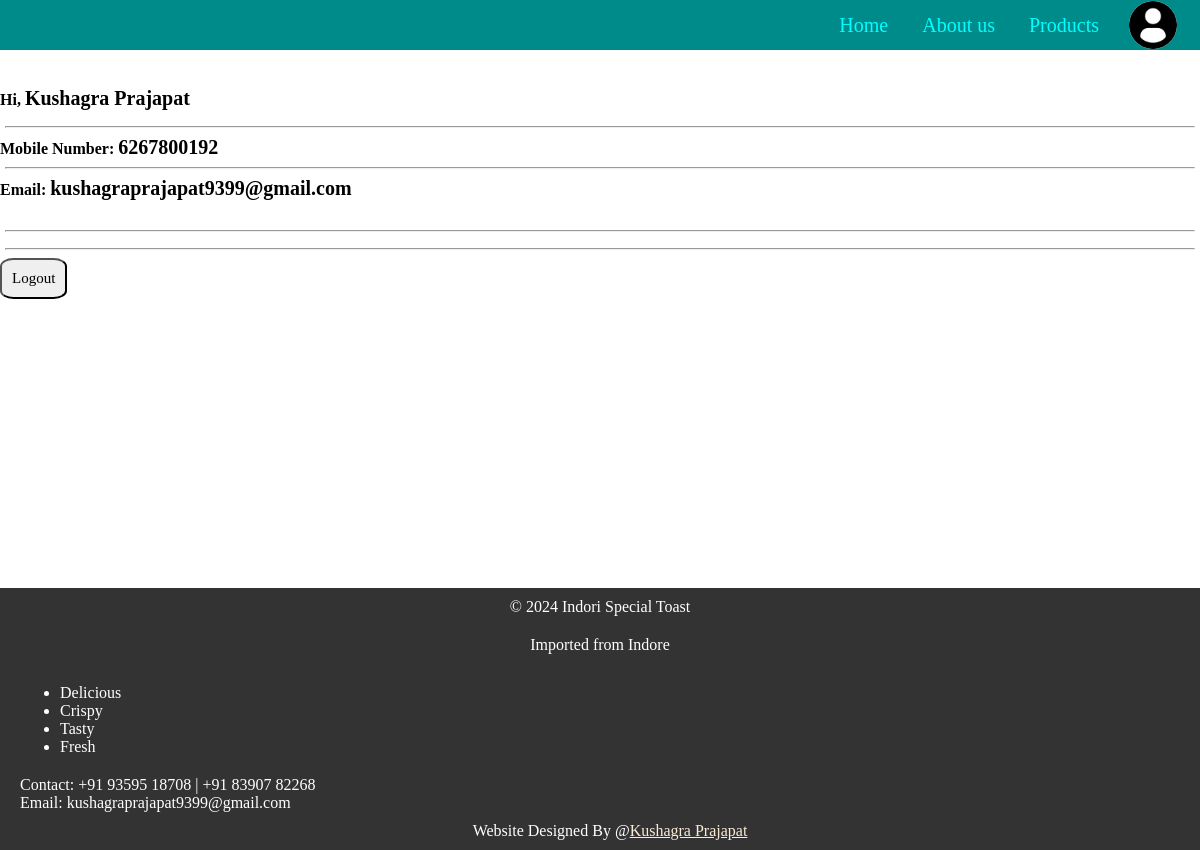
/profile/ (signed in), run on the app's committed database.
### user_data/models.py (models this page shows, shortened)
class Users(AbstractUser):
    username = models.CharField(max_length=50)
    mobile = models.CharField(max_length=12,unique=True)
    email = models.CharField(max_length=50)
    password = models.CharField(max_length=20)
    last_login = models.DateTimeField(null=True, blank=True)  # Add last_login field
    is_active = models.BooleanField(default=True)  # Add is_active field
    date_joined = models.DateTimeField(default=timezone.now)
    is_on = models.BooleanField(default=False)
    USERNAME_FIELD = 'mobile'
    REQUIRED_FIELDS = ['username','password']

### kushagra/views.py (the view)
# urls.py: path('profile/',views.profile),
def profile(request):
    data = {'user':request.user}
    return render(request,'profile.html',data)

### templates/profile.html (shortened to what this page needs)
<html>
    <head>
    </head>
    <header>
        {% include "header.html" %}
    </header>
    <link rel="stylesheet" href="/static/css/profile.css">
    <body>
        <h4>
            <p>Hi, <span id="name">{{ user.username }}</span></p>
            <hr>
            Mobile Number: <span id="mobile">{{ user.mobile }}</span>
            <hr>
            Email: <span id="email">{{ request.user.email }}</span>
        </h4>
        <hr>
        <hr>
        <button onclick="document.getElementById('logout-form').submit();">Logout</button>
    <footer>
        {% include "footer.html" %}
    </footer>
    </body>
</html>

### static/css/profile.css (style rules this page uses)
body { margin: 0px; margin-top: 50px; height: 100vh; display: flex; flex-direction: column; }
button { border-radius: 20%; font-size: 15px; padding: 10px; width: fit-content; transition: 500ms; }
span { font-size: 20px; text-decoration: dashed; }
hr { width: 99%; color: black; }

### static/css/footer.css (style rules this page uses)
* { font-family: 'Times New Roman', Times, serif; }
footer { background-color: #333; color: white; border: none; margin: 0; padding: 0; margin-top: auto; bottom: 0; width: 100%; left: 0; }

### data on the page
Users: username "Kushagra Prajapat", mobile "6267800192", user.email "kushagraprajapat9399@gmail.com"
